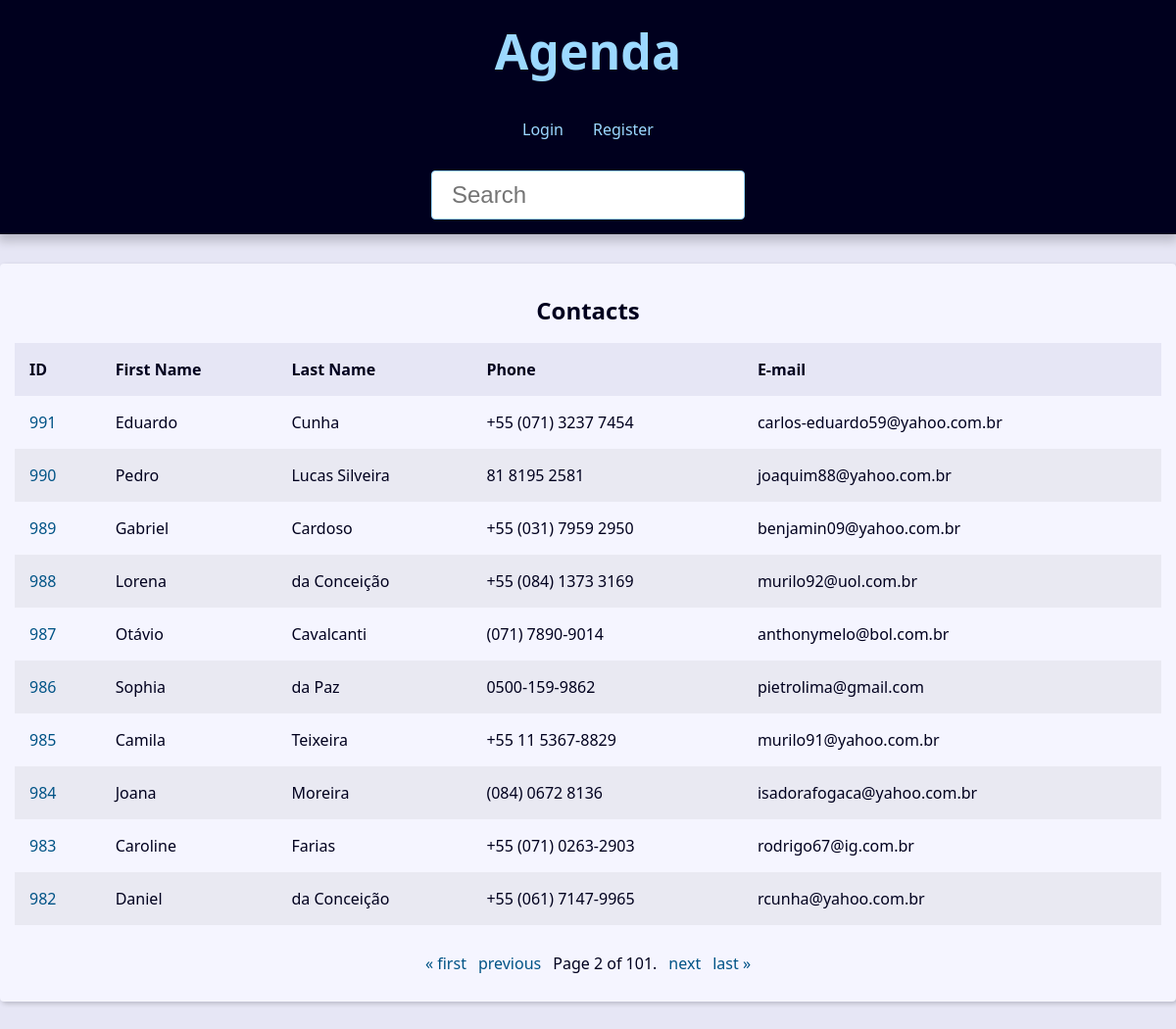
The page /?page=2&q= on the database its author committed.
### contact/models.py (models this page shows, shortened)
class Contact(models.Model):
    first_name = models.CharField(max_length=50)
    last_name = models.CharField(max_length=50, blank=True)
    phone = models.CharField(max_length=12)  # Limite para números de telefone
    email = models.EmailField(max_length=254, blank=True)
    created_date = models.DateTimeField(auto_now_add=True)
    description = models.TextField(blank=True)
    show = models.BooleanField(default=True)
    picture = models.ImageField(blank=True, upload_to='pictures/%Y/%m/')
    category = models.ForeignKey(Category, on_delete=models.SET_NULL, blank=True, null=True)
    owner = models.ForeignKey(User, on_delete=models.SET_NULL, blank=True, null=True)

### contact/views/contact_views.py (the view)
# urls.py: path('', views.index, name='index'),
def index(request):
    contacts = Contact.objects.filter(show=True).order_by('-id')
    paginator = Paginator(contacts, 10)
    page_number = request.GET.get("page")
    page_obj = paginator.get_page(page_number)
    context = {
        'page_obj': page_obj,
        'site_title': 'Contatos - '
    }
    return render (
        request,
        'contact/index.html',
        context
    )

### contact/templates/contact/index.html
{% extends "global/index.html" %}
{% block content %}
{% if page_obj %}
    <div class="responsive-table">
        <table class="contacts-table">
            <caption class="table-caption">
                Contacts
            </caption>
            <thread>
                <tr class="table-row table-row-header">
                    <th class="table-header">ID</th>
                    <th class="table-header">First Name</th>
                    <th class="table-header">Last Name</th>
                    <th class="table-header">Phone</th>
                    <th class="table-header">E-mail</th>
                </tr>
            </thread>
            <tbody>
                {% for contact in page_obj %}
                    <tr class="table-row">
                        <td class="table-cel">
                            <a class="table-link" href=" {% url 'contact:contact' contact.id %}">
                                {{contact.id}}
                            </a>
                        </td>
                        <td class="table-cel">
                            {{contact.first_name}}
                        </td>
                        <td class="table-cel">
                            {{contact.last_name}}
                        </td>
                        <td class="table-cel">
                            {{contact.phone}}
                        </td>
                        <td class="table-cel">
                            {{contact.email}}
                        </td>
                    </tr>
                {% endfor %}
            </tbody>
        </table>
    </div>
{% else %}
<div class="single-contact">
    <h1 class="single-contact-name">
       Nenhum contato encontrado.
    </h1>
</div>
{% endif %}
{% endblock content %}

### base_static/global/css/style.css (style rules this page uses)
:root { --spacing: 1.5rem; --link-dark-color: rgb(0, 83, 134); --link-light-color: rgb(156, 217, 255); --clr-white: rgb(245, 245, 255); --clr-black: rgb(0, 0, 30); --clr-light-gray: rgb(230, 230, 245); --clr-dark-shadow-5: rgba(0, 0, 10, 5%); --clr-dark-shadow-10: rgba(0, 0, 10, 10%); --clr-dark-shadow-20: rgba(0, 0, 10, 20%); --clr-light-shadow-5: rgba(200, 200, 255, 5%); --clr-light-shadow-10: rgba(200, 200, 255, 10%); --clr-light-shadow-20: rgba(200, 200, 255, 20%); --main-page-width: 120rem; --table-min-width: 60rem; --biggest-font-size: 5rem; --bigger-font-size: 4rem; --big-font-size: 3.2rem; --medium-font-size: 2.4rem; --small-font-size: 1.6rem; --smaller-font-size: 1.4rem; --smallest-font-size: 1.2rem; --transition-fast: 300ms; --transition-medium: 600ms; --transition-slow: 1s; --default-border-radius: 4px; }
*, *::before, *::after { margin: 0; padding: 0; box-sizing: border-box; }
html { font-size: 62.5%; }
body { font-family: system-ui, -apple-system, BlinkMacSystemFont, 'Segoe UI', Roboto, Oxygen, Ubuntu, Cantarell, 'Open Sans', 'Helvetica Neue', sans-serif; line-height: 1.5; font-size: var(--small-font-size); color: var(--clr-black); -webkit-font-smoothing: antialiased; background: var(--clr-light-gray); }
.responsive-table { width: 100%; overflow-x: auto; }
.contacts-table { width: 100%; min-width: var(--table-min-width); border-collapse: collapse; }
.table-caption { font-size: var(--medium-font-size); font-weight: bold; padding: var(--spacing); }
.table-row { text-align: left; text-overflow: ellipsis; transition: background-color var(--transition-fast) ease-in-out; }
.table-row:nth-of-type(2n) { background: var(--clr-dark-shadow-5); }
.table-row-header { background: var(--clr-light-gray); color: var(--clr-black); }
.table-cel, .table-header { padding: var(--spacing); }
.table-link { color: var(--link-dark-color); transition: color var(--transition-fast) ease-in-out; text-decoration: none; }

### rows shown on the page
Contact: id "991", first_name "Eduardo", last_name "Cunha", phone "+55 (071) 3237 7454", email "carlos-eduardo59@yahoo.com.br"
Contact: id "990", first_name "Pedro", last_name "Lucas Silveira", phone "81 8195 2581", email "joaquim88@yahoo.com.br"
Contact: id "989", first_name "Gabriel", last_name "Cardoso", phone "+55 (031) 7959 2950", email "benjamin09@yahoo.com.br"
Contact: id "988", first_name "Lorena", last_name "da Conceição", phone "+55 (084) 1373 3169", email "murilo92@uol.com.br"
Contact: id "987", first_name "Otávio", last_name "Cavalcanti", phone "(071) 7890-9014", email "anthonymelo@bol.com.br"
Contact: id "986", first_name "Sophia", last_name "da Paz", phone "0500-159-9862", email "pietrolima@gmail.com"
Contact: id "985", first_name "Camila", last_name "Teixeira", phone "+55 11 5367-8829", email "murilo91@yahoo.com.br"
Contact: id "984", first_name "Joana", last_name "Moreira", phone "(084) 0672 8136", email "isadorafogaca@yahoo.com.br"
Contact: id "983", first_name "Caroline", last_name "Farias", phone "+55 (071) 0263-2903", email "rodrigo67@ig.com.br"
Contact: id "982", first_name "Daniel", last_name "da Conceição", phone "+55 (061) 7147-9965", email "rcunha@yahoo.com.br"

### other values the page prints
{{ page_obj.number }} "2"
{{ page_obj.paginator.num_pages }} "101"
